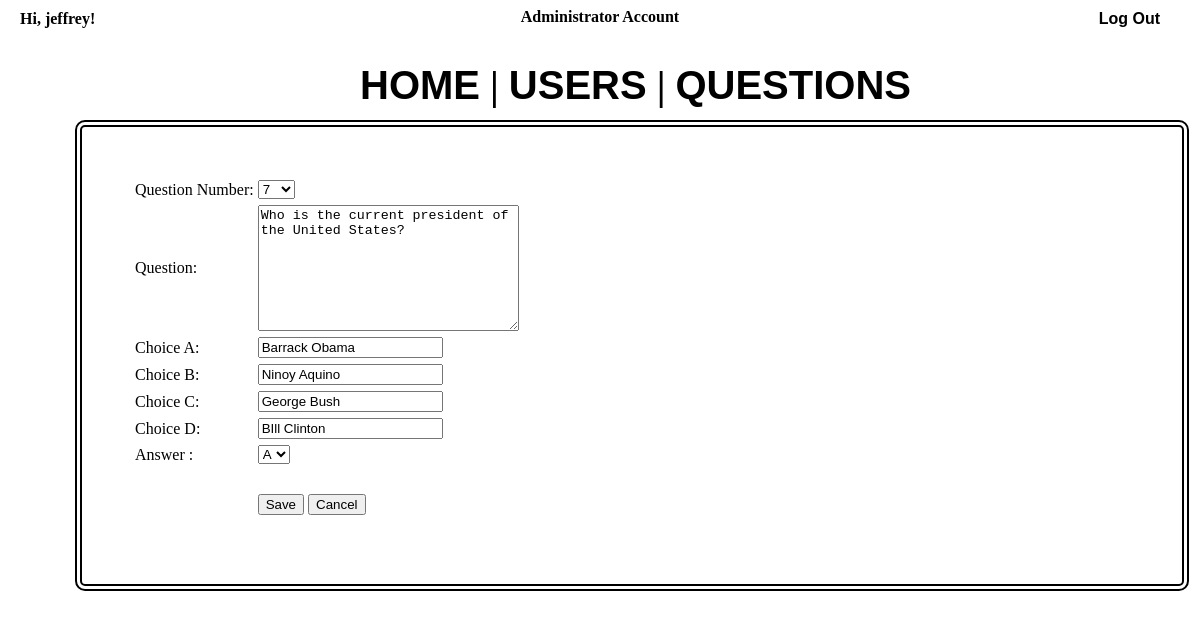
The app's page /admin/editQuestion.php?id=9 (signed in) with its own data.
### tables this page shows
CREATE TABLE IF NOT EXISTS `exam` (
  `exam_id` int(11) NOT NULL AUTO_INCREMENT,
  `question` varchar(1000) NOT NULL,
  `a` varchar(100) NOT NULL,
  `b` varchar(100) NOT NULL,
  `c` varchar(100) NOT NULL,
  `d` varchar(100) NOT NULL,
  `answer` varchar(100) NOT NULL,
  `q_number` int(3) NOT NULL,
  PRIMARY KEY (`exam_id`)
);

### admin/functions/adminQuestionsDAO.php (called while the page is built, shortened)
<?php
include_once('config.php');
class adminQuestionsDAO{
	public static function viewQuestionById($id){
		global $db;
		try{
			$sql = "SELECT * FROM exam WHERE exam_id = '$id'";
			$result = $db->query($sql);
			return $result;
		}catch (Exeption $e) {
			error_log(getMessage($e));
		}
			return false;
	}
}
 ?>

### admin/functions/adminQuestionsHandler.php (called while the page is built, shortened)
<?php
class adminQuestionsHandler{
	public function viewQuestionById($id){
		$viewQuestionById = adminQuestionsDAO::viewQuestionById($id);
		if(empty($viewQuestionById)){
			return false;
		}else{
			return $viewQuestionById;
		}
	}
}
 ?>

### admin/editQuestion.php (the view, shortened to what this page needs)
<?php
include 'background.php';
?>
<div id = 'user'>
<?php
if(isset($_SESSION['username'])){
	$username = $_SESSION['username'];
	echo 'Hi, ' . $username . "!";
}else{
	header('Location: login.php');
}
?>
</div>
<?php
include_once('functions/adminQuestionsDAO.php');
include_once('functions/adminQuestionsHandler.php');
if(isset($_GET['id'])){
	$id = $_GET['id'];
	$object = new adminQuestionsHandler();
	$row = $object->viewQuestionById($id);
		$view = $row->fetch_array();
}
?>
<html>
<head>
	<link rel="stylesheet" type="text/css" href="css/style.css">
</head>
<div id = "questions">
	<body>
		<form method = 'POST' action = 'editQuestion2.php' onsubmit = 'return validateEdit()'>
			<table>
				<tr>
					<td>Question Number: <td><?php $q = array(1 ,2 ,3, 4, 5, 6, 7, 8, 9, 10);
						?>
						<select name = 'q_number' id = 'q_number'>
						<?php for($i = 0; $i < 10; $i++) { ?>
						    <option value="<?php echo $q[$i]; ?>" <?php if ($view['q_number'] == $q[$i]) {echo 'selected';} ?>><?php echo $q[$i]; ?>
						    </option>
						<?php } ?>
						</select><td id = 'qNumber'><br />
					<td>Question: <td><textarea id = 'question' name = 'question' id = 'question' cols = '30' rows = '8'><?=$view['question']?></textarea><br />
					<td>Choice A: <td><input type = 'text' id = 'a' name = 'a' value = '<?=$view['a']?>' /><br />
					<td>Choice B: <td><input type = 'text' id = 'b' name = 'b' value = '<?=$view['b']?>' /><br />
					<td>Choice C: <td><input type = 'text' id = 'c' name = 'c' value = '<?=$view['c']?>' /><br />
					<td>Choice D: <td><input type = 'text' id = 'd' name = 'd' value = '<?=$view['d']?>' /><br />
					<td>Answer : <td><?php $areas = array('A' => 'A', 'B' => 'B', 'C' => 'C', 'D' => 'D');
						?>
						<select name = 'answer'>
						<?php foreach ($areas as $value => $text): ?>
						    <option value="<?php echo $value; ?>" <?php if ($view['answer'] == $value) {echo 'selected';} ?>><?php echo $text; ?>
						    </option>
						<?php endforeach; ?>
						</select>
		 				<br />
					<td>		  <td><input hidden name = 'id' value = '<?=$view['exam_id']?>' /><br />
					<td><td><input type = 'submit' value = 'Save'>
						<input type = 'submit' value = 'Cancel' onclick = 'cancelAdd()'>
				</tr>
			</table>
		</form>
	</body>
</div>
</html>

### admin/css/style.css (style rules this page uses)
#questions { position: absolute; top: 120px; left:75px; width: 1000px; height: auto; border-color: #000; border-width: 7px; border-radius: 10px; border-style:double; color: red; padding: 50px; }
#user { position: absolute; top: 10px; left: 20px; font-weight: bold; }

### records on screen
exam: q_number "7", question "Who is the current president of the United States?", a "Barrack Obama", b "Ninoy Aquino", c "George Bush", d "BIll Clinton", answer "A"

### other values on screen
$username "jeffrey"
